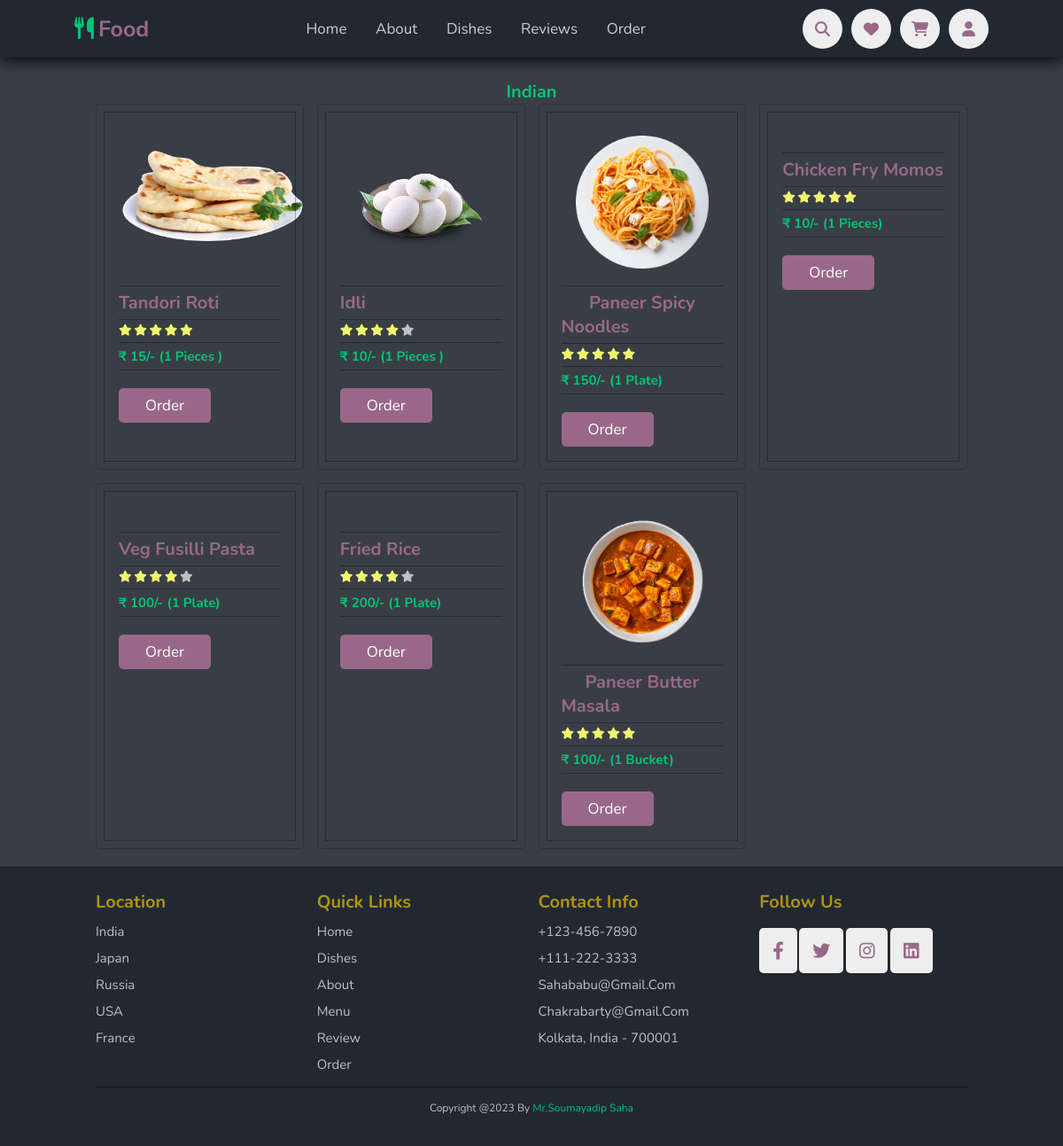
The page /category.php?cid=4 on the database its author committed.
### tables this page shows
CREATE TABLE `category` (
  `cid` int(10) UNSIGNED NOT NULL,
  `ctitle` varchar(50) NOT NULL,
  `cdescription` text NOT NULL
);

CREATE TABLE `dish` (
  `did` int(11) UNSIGNED NOT NULL,
  `dname` varchar(50) NOT NULL,
  `drating` int(5) NOT NULL,
  `dprice` double NOT NULL,
  `quantity` varchar(255) NOT NULL,
  `dcategory` int(11) UNSIGNED NOT NULL,
  `type` varchar(100) NOT NULL,
  `ingredients` varchar(255) NOT NULL,
  `is_featured` int(1) NOT NULL,
  `is_popular` int(1) NOT NULL,
  `dpicture` varchar(255) NOT NULL,
  `is_today` int(1) NOT NULL,
  `description` text NOT NULL
);

### category.php (the view, shortened to what this page needs)
<?php
    include 'Partials/header.php';
    if(isset($_GET['cid'])){
        $cid = $_GET['cid'];
        $query = "select * from category where cid='$cid'";
        $result = mysqli_query($conn, $query);
        if(mysqli_num_rows($result)==1){
            $category = mysqli_fetch_assoc($result);
            $category_query = "select * from dish where dcategory='$cid'";
            $category_result = mysqli_query($conn, $category_query);
        }
    }
?>
<section class="dishes" id="dishes" style="margin-top:6rem;">
<h3 class="sub-heading"> <?= $category['ctitle'] ?> </h3>
    <?php if(mysqli_num_rows($category_result)>0) {?>
    <div class="box-container">
        <?php while($popular = mysqli_fetch_assoc($category_result)) { ?>
            <?php
                $food_name = $popular['dname'];
                $review_query_rating  = "select * from rating where pname='$food_name'";
                $average_result = mysqli_query($conn, $review_query_rating);
                $total_rows = mysqli_num_rows($average_result);
                $average    = 0;
                while ($review_rateing = mysqli_fetch_assoc($average_result)) {
                    $average += $review_rateing['rnumber'];
                }
                if ($total_rows > 0)
                    $average = $average / $total_rows;
                else
                    $average = 0;
                $average = (int) $average;
            ?>
        <div class="box">
            <img src="<?= ROOT_URL . 'upload/' . $popular['dpicture'] ?>" alt="">
            <h3 style="text-align-last:left;"><?= $popular['dname'] ?></h3>
                    <?php if ($average == 4) { ?>
                        <div class="stars">
                            <i class="fas fa-star check"></i>
                            <i class="fas fa-star check"></i>
                            <i class="fas fa-star check"></i>
                            <i class="fas fa-star check"></i>
                            <i class="fas fa-star"></i>
                        </div>
                    <?php } ?>
                    <?php if ($average == 5) { ?>
                        <div class="stars">
                            <i class="fas fa-star check"></i>
                            <i class="fas fa-star check"></i>
                            <i class="fas fa-star check"></i>
                            <i class="fas fa-star check"></i>
                            <i class="fas fa-star check"></i>
                        </div>
                    <?php } ?>
            <div style="display:grid;text-align-last:left;">
                <span>₹ <?= $popular['dprice'] ?>/- (<?= $popular['quantity'] ?>)</span>
                <a href="<?= ROOT_URL ?>Buy.php?id=<?=$popular['did']?>" style="width:fit-content" class="btn">order</a>
            </div>
        </div>
        <?php } ?>
    </div>
    <?php } ?>
</section>
<?php include 'Partials/footer.php' ?>

### CSS/style.css (style rules this page uses)
:root { --green: #00c476; --black: #996888; --light-color: #cacacaef; --box-shadow: 0 .5rem 1.5rem rgba(0, 0, 0, .768); --outline: .1rem solid rgb(0, 0, 0, .3); --outline-hover: .3rem solid #27ae60; --color-red-light: hsl(346, 87%, 46%, 15%); --color-green: #00c476; --color-green-light: hsl(156, 100%, 38%, 15%); --color-gray-900: #1e1e66; --color-red: #da0f3f; --color-red-light: hsl(346, 87%, 46%, 15%); --color-green: #00c476; --color-green-light: hsl(156, 100%, 38%, 15%); }
* { font-family: 'Nunito', sans-serif; margin: 0; padding: 0; box-sizing: border-box; text-decoration: none; outline: none; border: none; text-transform: capitalize; transition: all .2s linear; list-style: none; }
body { background: #222831; }
html { font-size: 62.5%; overflow-x: hidden; scroll-padding-top: 5.5rem; scroll-behavior: smooth; }
section { padding: 2rem 9%; }
section:nth-child(odd) { background: #393e46; }
.sub-heading { text-align: center; color: var(--green); font-size: 2rem; padding-top: 1rem; }
.btn { margin-top: 2rem; display: inline-block; font-size: 1.7rem; color: #fff; background: var(--black); border-radius: .5rem; cursor: pointer; padding: 0.8rem 3rem; }
.dishes .box-container { display: grid; grid-template-columns: repeat(4, 1fr); gap: 1.5rem; }
.dishes .box-container .box { padding: 2.5rem; background: #393e46; border-radius: .5rem; border: .1rem solid rgba(0, 0, 0, .2); position: relative; overflow: hidden; text-align: center; outline: var(--outline); outline-offset: -1rem; }
.dishes .box-container .box img { height: 15rem; margin: 1rem 0; }
.dishes .box-container .box h3 { border-top: var(--outline); border-bottom: var(--outline); color: var(--black); margin-top: .5rem; padding: 0.5rem 0; font-size: 2rem; }
.dishes .box-container .box .stars { text-align-last: left; }
.stars { padding: .5rem 0; border-bottom: var(--outline); }
.stars i { font-size: 1.3rem; color: var(--light-color); }
.stars .check { color: #f0f66e; }
.dishes .box-container .box span { color: var(--green); font-weight: bolder; padding: 0.5rem 0; font-size: 1.5rem; border-bottom: var(--outline); }

### rows shown on the page
category: ctitle "Indian"
dish: dpicture (picture), dname "Tandori Roti", dprice "15", quantity "1 Pieces"
dish: dpicture (picture), dname "Idli", dprice "10", quantity "1 Pieces"
dish: dpicture (picture), dname "Paneer Spicy Noodles", dprice "150", quantity "1 Plate"
dish: dname "Chicken Fry Momos", dprice "10", quantity "1 Pieces"
dish: dname "Veg Fusilli Pasta", dprice "100", quantity "1 Plate"
dish: dname "Fried Rice", dprice "200", quantity "1 Plate"
dish: dpicture (picture), dname "Paneer Butter Masala", dprice "100", quantity "1 Bucket"
